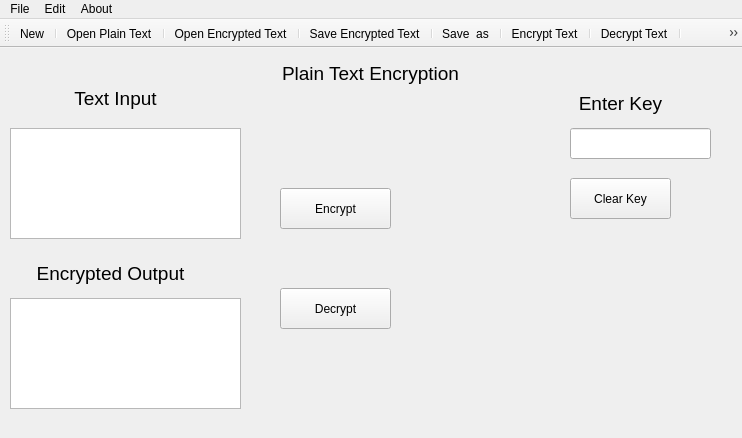
<?xml version="1.0" encoding="UTF-8"?>
<ui version="4.0">
 <class>MainWindow</class>
 <widget class="QMainWindow" name="MainWindow">
  <property name="geometry">
   <rect>
    <x>0</x>
    <y>0</y>
    <width>742</width>
    <height>438</height>
   </rect>
  </property>
  <property name="windowTitle">
   <string>MainWindow</string>
  </property>
  <widget class="QWidget" name="centralWidget">
   <widget class="QTextEdit" name="textEdit">
    <property name="geometry">
     <rect>
      <x>10</x>
      <y>80</y>
      <width>231</width>
      <height>111</height>
     </rect>
    </property>
   </widget>
   <widget class="QTextEdit" name="textEdit_2">
    <property name="geometry">
     <rect>
      <x>10</x>
      <y>250</y>
      <width>231</width>
      <height>111</height>
     </rect>
    </property>
   </widget>
   <widget class="QPushButton" name="pushButton">
    <property name="geometry">
     <rect>
      <x>280</x>
      <y>140</y>
      <width>111</width>
      <height>41</height>
     </rect>
    </property>
    <property name="text">
     <string>Encrypt</string>
    </property>
   </widget>
   <widget class="QPushButton" name="pushButton_2">
    <property name="geometry">
     <rect>
      <x>280</x>
      <y>240</y>
      <width>111</width>
      <height>41</height>
     </rect>
    </property>
    <property name="text">
     <string>Decrypt</string>
    </property>
   </widget>
   <widget class="QLabel" name="label">
    <property name="geometry">
     <rect>
      <x>260</x>
      <y>-10</y>
      <width>221</width>
      <height>71</height>
     </rect>
    </property>
    <property name="font">
     <font>
      <pointsize>14</pointsize>
     </font>
    </property>
    <property name="text">
     <string>Plain Text Encryption</string>
    </property>
    <property name="alignment">
     <set>Qt::AlignCenter</set>
    </property>
   </widget>
   <widget class="QLabel" name="label_2">
    <property name="geometry">
     <rect>
      <x>60</x>
      <y>30</y>
      <width>111</width>
      <height>41</height>
     </rect>
    </property>
    <property name="font">
     <font>
      <pointsize>14</pointsize>
     </font>
    </property>
    <property name="text">
     <string>Text Input</string>
    </property>
    <property name="alignment">
     <set>Qt::AlignCenter</set>
    </property>
   </widget>
   <widget class="QLabel" name="label_3">
    <property name="geometry">
     <rect>
      <x>20</x>
      <y>210</y>
      <width>181</width>
      <height>31</height>
     </rect>
    </property>
    <property name="font">
     <font>
      <pointsize>14</pointsize>
     </font>
    </property>
    <property name="text">
     <string>Encrypted Output</string>
    </property>
    <property name="alignment">
     <set>Qt::AlignCenter</set>
    </property>
   </widget>
   <widget class="QLabel" name="label_4">
    <property name="geometry">
     <rect>
      <x>570</x>
      <y>30</y>
      <width>101</width>
      <height>51</height>
     </rect>
    </property>
    <property name="font">
     <font>
      <pointsize>14</pointsize>
     </font>
    </property>
    <property name="text">
     <string>Enter Key</string>
    </property>
    <property name="alignment">
     <set>Qt::AlignCenter</set>
    </property>
   </widget>
   <widget class="QLineEdit" name="lineEdit">
    <property name="geometry">
     <rect>
      <x>570</x>
      <y>80</y>
      <width>141</width>
      <height>31</height>
     </rect>
    </property>
   </widget>
   <widget class="QPushButton" name="pushButton_3">
    <property name="geometry">
     <rect>
      <x>570</x>
      <y>130</y>
      <width>101</width>
      <height>41</height>
     </rect>
    </property>
    <property name="text">
     <string>Clear Key</string>
    </property>
   </widget>
  </widget>
  <widget class="QMenuBar" name="menuBar">
   <property name="geometry">
    <rect>
     <x>0</x>
     <y>0</y>
     <width>742</width>
     <height>19</height>
    </rect>
   </property>
   <widget class="QMenu" name="menuFile">
    <property name="title">
     <string>File</string>
    </property>
    <addaction name="actionNew"/>
    <addaction name="actionOpen_Plain_Text"/>
    <addaction name="actionOpen"/>
    <addaction name="actionSave_Encrypted_Text"/>
    <addaction name="actionSave_as"/>
    <addaction name="separator"/>
    <addaction name="actionExit"/>
   </widget>
   <widget class="QMenu" name="menuEdit">
    <property name="title">
     <string>Edit</string>
    </property>
    <addaction name="actionEncrypt_Text"/>
    <addaction name="actionDecrypt_Text"/>
    <addaction name="separator"/>
    <addaction name="actionClear_Text"/>
   </widget>
   <widget class="QMenu" name="menuAbout">
    <property name="title">
     <string>About</string>
    </property>
    <addaction name="actionAbout_Encryption_Program"/>
    <addaction name="actionAbout_Qt"/>
   </widget>
   <addaction name="menuFile"/>
   <addaction name="menuEdit"/>
   <addaction name="menuAbout"/>
  </widget>
  <widget class="QToolBar" name="mainToolBar">
   <attribute name="toolBarArea">
    <enum>TopToolBarArea</enum>
   </attribute>
   <attribute name="toolBarBreak">
    <bool>false</bool>
   </attribute>
   <addaction name="actionNew"/>
   <addaction name="separator"/>
   <addaction name="actionOpen_Plain_Text"/>
   <addaction name="separator"/>
   <addaction name="actionOpen"/>
   <addaction name="separator"/>
   <addaction name="actionSave_Encrypted_Text"/>
   <addaction name="separator"/>
   <addaction name="actionSave_as"/>
   <addaction name="separator"/>
   <addaction name="actionEncrypt_Text"/>
   <addaction name="separator"/>
   <addaction name="actionDecrypt_Text"/>
   <addaction name="separator"/>
   <addaction name="actionClear_Text"/>
  </widget>
  <action name="actionOpen">
   <property name="icon">
    <iconset resource="iconresource.qrc">
     <normaloff>:/icons/open.png</normaloff>:/icons/open.png</iconset>
   </property>
   <property name="text">
    <string>Open Encrypted Text</string>
   </property>
  </action>
  <action name="actionSave_Encrypted_Text">
   <property name="icon">
    <iconset resource="iconresource.qrc">
     <normaloff>:/icons/saveas.png</normaloff>:/icons/saveas.png</iconset>
   </property>
   <property name="text">
    <string>Save Encrypted Text</string>
   </property>
  </action>
  <action name="actionSave_as">
   <property name="icon">
    <iconset resource="iconresource.qrc">
     <normaloff>:/icons/Save.png</normaloff>:/icons/Save.png</iconset>
   </property>
   <property name="text">
    <string>Save  as ...</string>
   </property>
  </action>
  <action name="actionExit">
   <property name="icon">
    <iconset resource="iconresource.qrc">
     <normaloff>:/icons/exit.png</normaloff>:/icons/exit.png</iconset>
   </property>
   <property name="text">
    <string>Exit</string>
   </property>
  </action>
  <action name="actionAbout_Encryption_Program">
   <property name="icon">
    <iconset resource="iconresource.qrc">
     <normaloff>:/icons/Very-Basic-About-icon.png</normaloff>:/icons/Very-Basic-About-icon.png</iconset>
   </property>
   <property name="text">
    <string>About Encryption Program</string>
   </property>
  </action>
  <action name="actionAbout_Qt">
   <property name="icon">
    <iconset resource="iconresource.qrc">
     <normaloff>:/icons/aboutqt.png</normaloff>:/icons/aboutqt.png</iconset>
   </property>
   <property name="text">
    <string>About Qt</string>
   </property>
  </action>
  <action name="actionEncrypt_Text">
   <property name="icon">
    <iconset resource="iconresource.qrc">
     <normaloff>:/icons/Lock-Lock-icon.png</normaloff>:/icons/Lock-Lock-icon.png</iconset>
   </property>
   <property name="text">
    <string>Encrypt Text</string>
   </property>
  </action>
  <action name="actionDecrypt_Text">
   <property name="icon">
    <iconset resource="iconresource.qrc">
     <normaloff>:/icons/Lock-Unlock-icon.png</normaloff>:/icons/Lock-Unlock-icon.png</iconset>
   </property>
   <property name="text">
    <string>Decrypt Text</string>
   </property>
  </action>
  <action name="actionClear_Text">
   <property name="icon">
    <iconset resource="iconresource.qrc">
     <normaloff>:/icons/Clear-icon.png</normaloff>:/icons/Clear-icon.png</iconset>
   </property>
   <property name="text">
    <string>Clear Text</string>
   </property>
  </action>
  <action name="actionNew">
   <property name="icon">
    <iconset resource="iconresource.qrc">
     <normaloff>:/icons/new.png</normaloff>:/icons/new.png</iconset>
   </property>
   <property name="text">
    <string>New</string>
   </property>
  </action>
  <action name="actionOpen_Plain_Text">
   <property name="icon">
    <iconset resource="iconresource.qrc">
     <normaloff>:/icons/open-file-icon.png</normaloff>:/icons/open-file-icon.png</iconset>
   </property>
   <property name="text">
    <string>Open Plain Text</string>
   </property>
  </action>
 </widget>
 <layoutdefault spacing="6" margin="11"/>
 <resources>
  <include location="iconresource.qrc"/>
 </resources>
 <connections/>
</ui>
